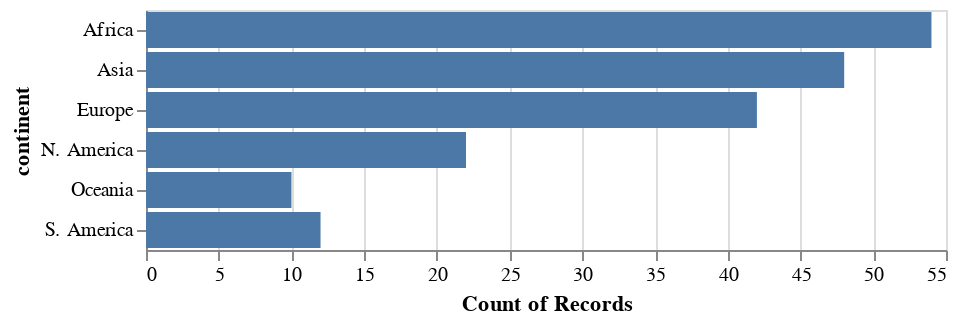

Notebook code cell kept with this figure:
### Code cell
alt.Chart(df).mark_bar().encode(
    x='count()',
    y='continent'
)

### Figure 1 — Vega-Lite specification as saved in the notebook (floating-point values rounded to 4 significant figures; data arrays with more than 128 entries replaced by an {"elided": "..."} marker saying what was removed)
{"config": {"view": {"continuousWidth": 400, "continuousHeight": 300}}, "data": {"name": "data-b67c1df729469a12107b21a407bc3a44"}, "mark": "bar", "encoding": {"x": {"aggregate": "count", "type": "quantitative"}, "y": {"field": "continent", "type": "nominal"}}, "$schema": "https://vega.github.io/schema/vega-lite/v4.17.0.json", "datasets": {"data-b67c1df729469a12107b21a407bc3a44": {"elided": "188 records"}}}
